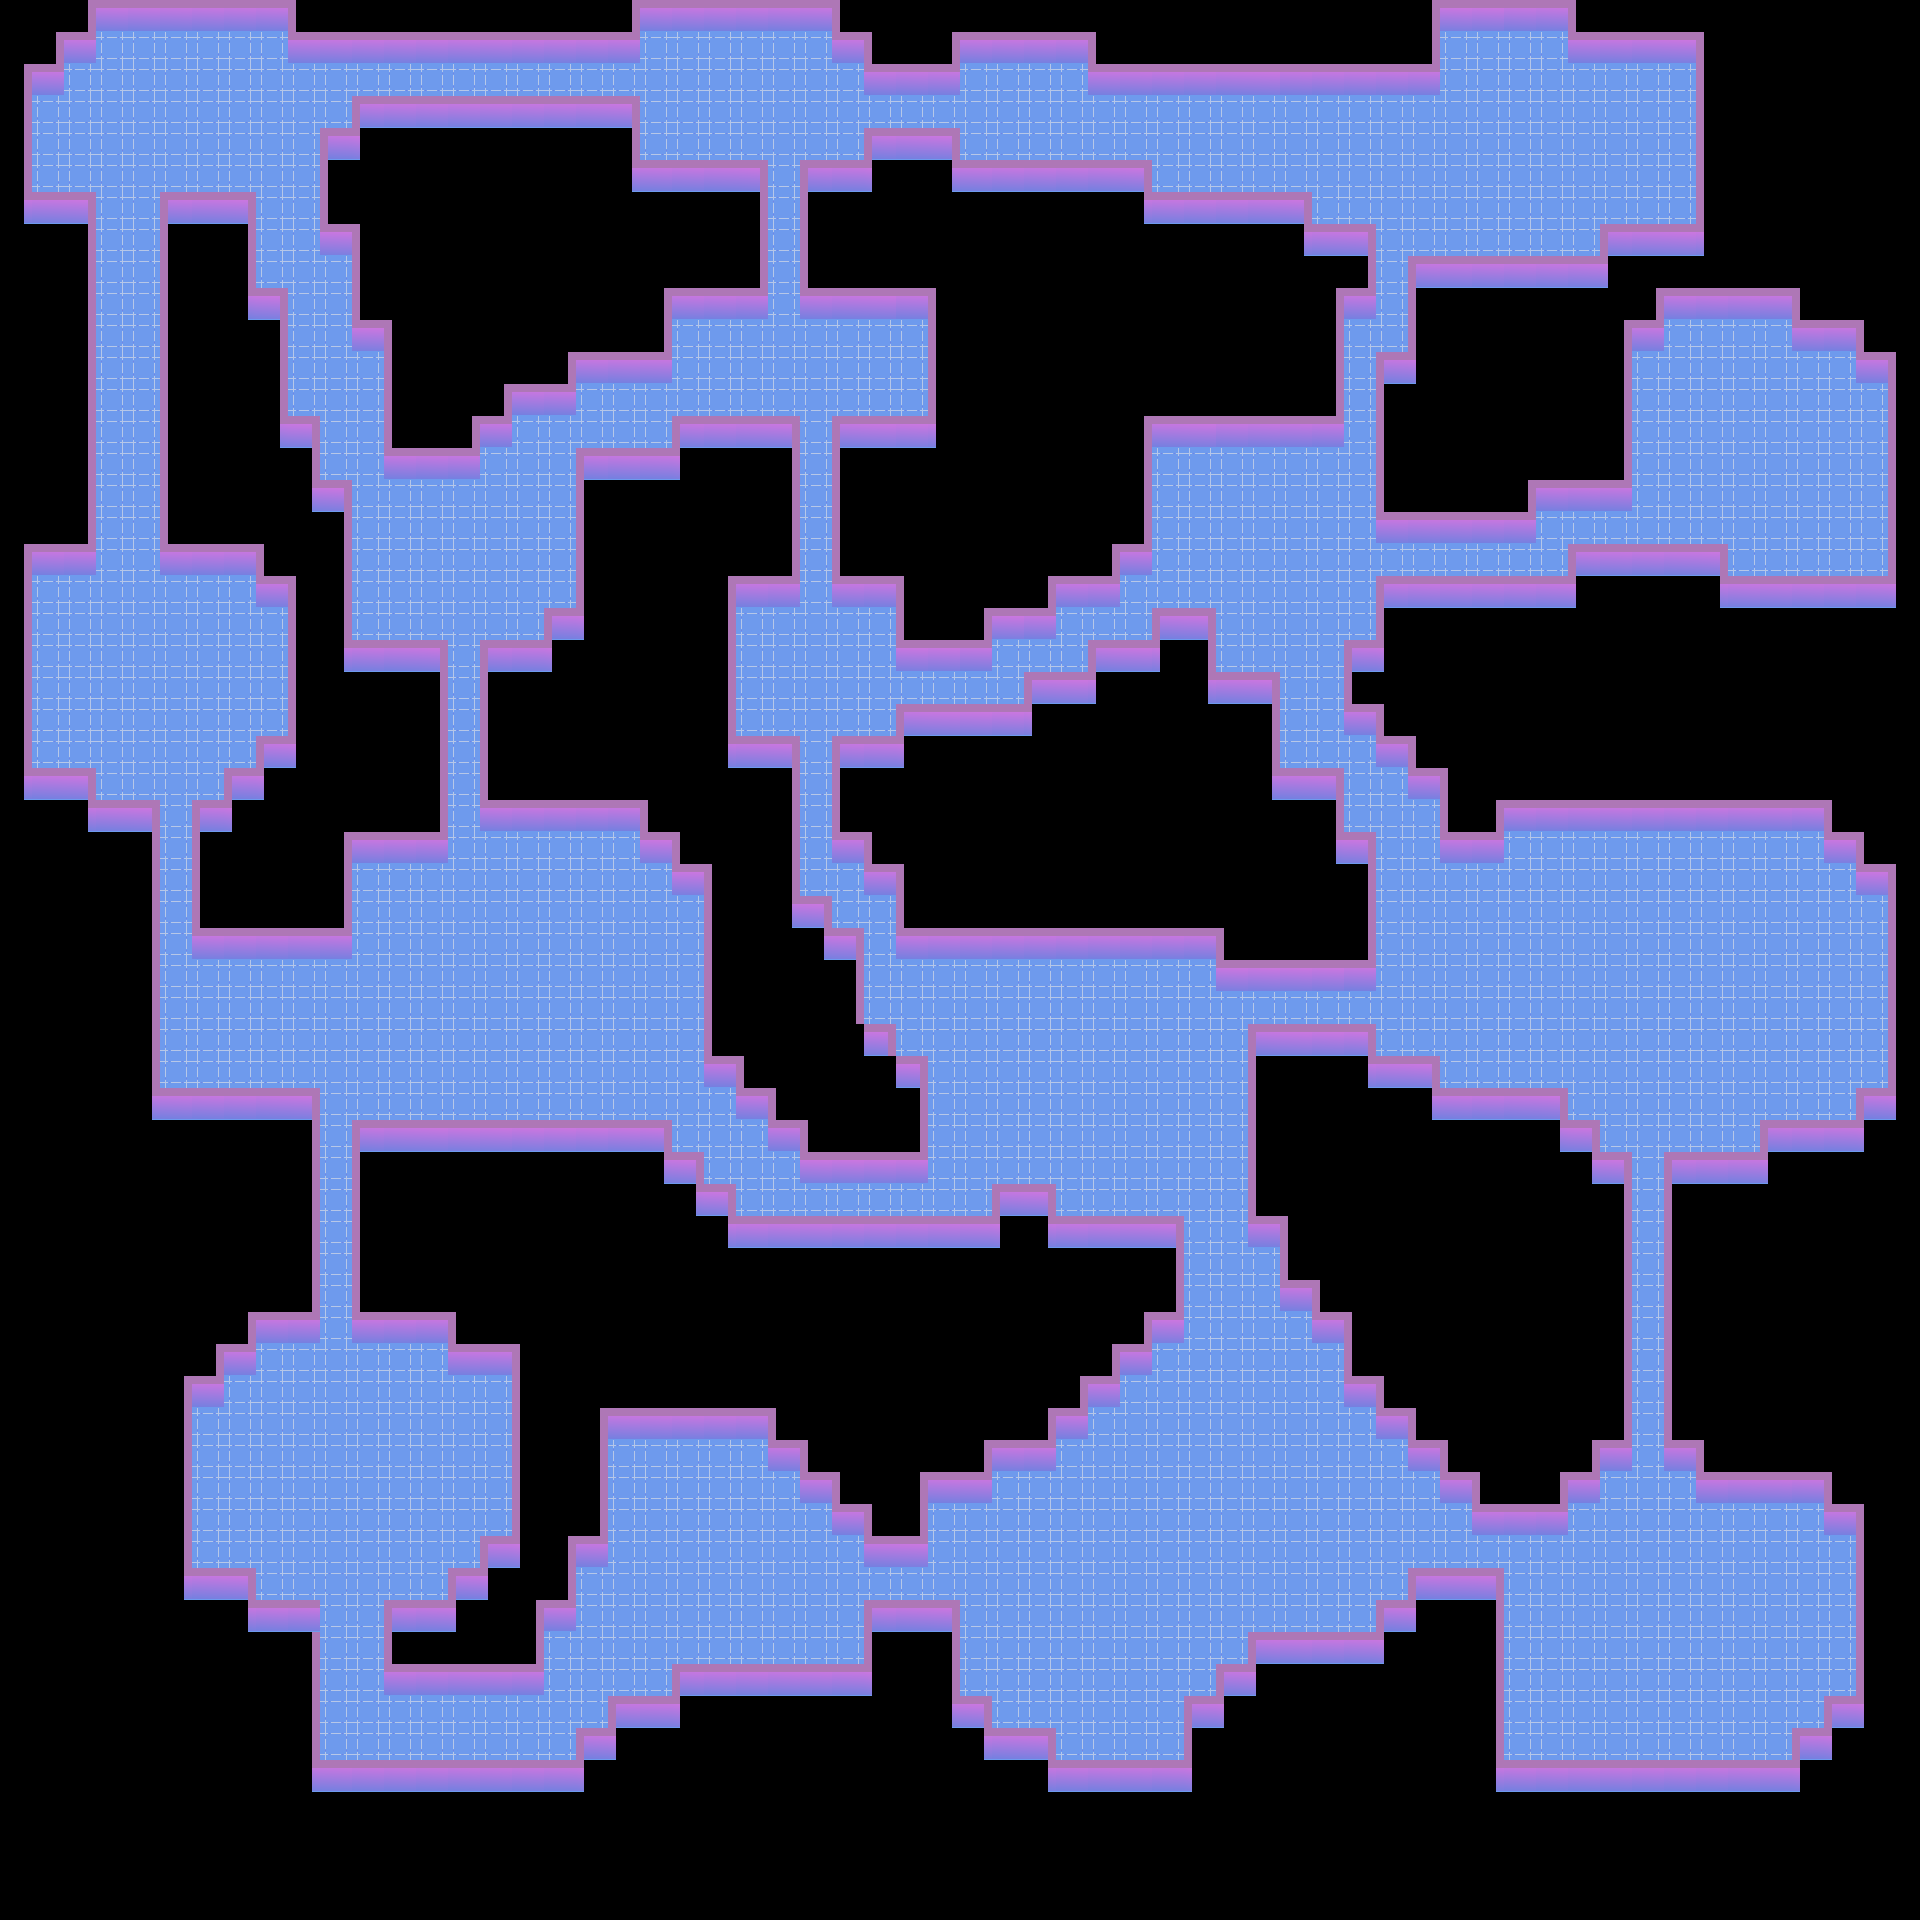

Below is a game level as drawn by its tile map, then a one-line description and the .tmx that defines it (tile-layer data replaced by summaries):
An orthogonal 60x60 tile map with 32x32 px tiles, 2 tile layers (suelo, pared) and 119 objects (20x Mutum, 19x horizontalDoor, 11x Crac, 10x Bob, 10x retractableSpike, ...).

<map version="1.10" tiledversion="1.11.0" orientation="orthogonal" renderorder="right-down" width="60" height="60" tilewidth="32" tileheight="32" infinite="0" nextlayerid="17" nextobjectid="161">
 <editorsettings>
  <export target="mapa_3.json" format="json" />
 </editorsettings>
 <tileset firstgid="1" name="map_tiles3" tilewidth="32" tileheight="32" tilecount="36" columns="6">
  <image source="map_tiles3.png" trans="ff00ff" width="192" height="192" />
  <tile id="0">
   <properties>
    <property name="collides" type="bool" value="true" />
   </properties>
  </tile>
  <tile id="1">
   <properties>
    <property name="collides" type="bool" value="true" />
   </properties>
  </tile>
  <tile id="2">
   <properties>
    <property name="collides" type="bool" value="true" />
   </properties>
  </tile>
  <tile id="3">
   <properties>
    <property name="collides" type="bool" value="true" />
   </properties>
  </tile>
  <tile id="4">
   <properties>
    <property name="collides" type="bool" value="true" />
   </properties>
  </tile>
  <tile id="5">
   <properties>
    <property name="collides" type="bool" value="true" />
   </properties>
  </tile>
  <tile id="6">
   <properties>
    <property name="collides" type="bool" value="true" />
   </properties>
  </tile>
  <tile id="7">
   <properties>
    <property name="collides" type="bool" value="true" />
   </properties>
  </tile>
  <tile id="8">
   <properties>
    <property name="collides" type="bool" value="true" />
   </properties>
  </tile>
  <tile id="9">
   <properties>
    <property name="collides" type="bool" value="true" />
   </properties>
  </tile>
  <tile id="10">
   <properties>
    <property name="collides" type="bool" value="true" />
   </properties>
  </tile>
  <tile id="11">
   <properties>
    <property name="collides" type="bool" value="true" />
   </properties>
  </tile>
  <tile id="14">
   <properties>
    <property name="collides" type="bool" value="true" />
   </properties>
  </tile>
  <tile id="15">
   <properties>
    <property name="collides" type="bool" value="true" />
   </properties>
  </tile>
 </tileset>
 <layer id="2" name="suelo" width="60" height="60">
  <data>[3600 cells, 1294 non-empty, 1 distinct tile ids]</data>
 </layer>
 <layer id="1" name="pared" width="60" height="60">
  <data>[3600 cells, 824 non-empty, 8 distinct tile ids]</data>
 </layer>
 <objectgroup id="3" name="position">
  <object id="28" name="playerPosition" x="784" y="656">
   <point />
  </object>
  <object id="30" name="changeLevel" x="1888" y="416" width="8" height="96" />
  <object id="31" name="PiuPosition" x="732.333" y="114">
   <point />
  </object>
 </objectgroup>
 <objectgroup id="15" name="Objects">
  <object id="158" name="memory" x="480" y="1472">
   <properties>
    <property name="dialog" value="level3Memory1" />
   </properties>
   <point />
  </object>
  <object id="159" name="memory" x="1568" y="1744">
   <properties>
    <property name="dialog" value="level3Memory3" />
   </properties>
   <point />
  </object>
  <object id="160" name="memory" x="1656" y="112">
   <properties>
    <property name="dialog" value="level3Memory2" />
   </properties>
   <point />
  </object>
 </objectgroup>
 <objectgroup id="4" name="Bob">
  <object id="105" name="Bob" x="1192" y="1520">
   <point />
  </object>
  <object id="107" name="Bob" x="1632" y="1608">
   <point />
  </object>
  <object id="108" name="Bob" x="1392" y="816">
   <point />
  </object>
  <object id="109" name="Bob" x="864" y="360">
   <point />
  </object>
  <object id="110" name="Bob" x="544" y="456">
   <point />
  </object>
  <object id="111" name="Bob" x="72" y="704">
   <point />
  </object>
  <object id="112" name="Bob" x="248" y="1536">
   <point />
  </object>
  <object id="113" name="Bob" x="576" y="1680">
   <point />
  </object>
  <object id="115" name="Bob" x="1776" y="496">
   <point />
  </object>
  <object id="116" name="Bob" x="1496" y="160">
   <point />
  </object>
  <object id="127" name="key" x="216" y="600">
   <point />
  </object>
  <object id="128" name="memory3" x="104" y="136">
   <point />
  </object>
  <object id="129" name="memory3" x="1656" y="200">
   <point />
  </object>
 </objectgroup>
 <objectgroup id="6" name="Crac">
  <object id="95" name="Crac" x="400" y="1496">
   <point />
  </object>
  <object id="96" name="Crac" x="712" y="1504">
   <point />
  </object>
  <object id="97" name="Crac" x="576" y="976">
   <point />
  </object>
  <object id="98" name="Crac" x="704" y="344">
   <point />
  </object>
  <object id="99" name="Crac" x="1200" y="496">
   <point />
  </object>
  <object id="100" name="Crac" x="1488" y="912">
   <point />
  </object>
  <object id="101" name="Crac" x="1832" y="952">
   <point />
  </object>
  <object id="102" name="Crac" x="1160" y="1160">
   <point />
  </object>
  <object id="103" name="Crac" x="1000" y="1064">
   <point />
  </object>
  <object id="119" name="Crac" x="1800" y="552">
   <point />
  </object>
  <object id="120" name="Crac" x="1680" y="384">
   <point />
  </object>
 </objectgroup>
 <objectgroup id="7" name="Letus">
  <object id="74" name="Letus" x="184" y="704">
   <point />
  </object>
  <object id="76" name="Letus" x="1056" y="1008">
   <point />
  </object>
  <object id="77" name="Letus" x="1488" y="1016">
   <point />
  </object>
  <object id="78" name="Letus" x="1816" y="1584">
   <point />
  </object>
  <object id="79" name="Letus" x="1560" y="1672">
   <point />
  </object>
  <object id="80" name="Letus" x="1312" y="1560">
   <point />
  </object>
  <object id="81" name="Letus" x="1088" y="1496">
   <point />
  </object>
  <object id="82" name="Letus" x="784" y="1632">
   <point />
  </object>
  <object id="83" name="Letus" x="304" y="1448">
   <point />
  </object>
 </objectgroup>
 <objectgroup id="11" name="RetractablesSpikes">
  <object id="130" name="retractableSpike" x="832" y="864" width="32" height="32" />
  <object id="131" name="retractableSpike" x="720" y="1136" width="32" height="32" />
  <object id="132" name="retractableSpike" x="592" y="1040" width="32" height="32" />
  <object id="133" name="retractableSpike" x="112" y="368" width="32" height="32" />
  <object id="134" name="retractableSpike" x="304" y="336" width="32" height="32" />
  <object id="135" name="retractableSpike" x="1024" y="96" width="32" height="32" />
  <object id="136" name="retractableSpike" x="1152" y="576" width="32" height="32" />
  <object id="138" name="retractableSpike" x="1184" y="1280" width="32" height="32" />
  <object id="139" name="retractableSpike" x="1216" y="1280" width="32" height="32" />
  <object id="140" name="retractableSpike" x="1248" y="1280" width="32" height="32" />
 </objectgroup>
 <objectgroup id="16" name="Statues">
  <object id="142" name="Statue" x="874.667" y="729.333">
   <properties>
    <property name="dir" value="a" />
   </properties>
   <point />
  </object>
 </objectgroup>
 <objectgroup id="13" name="Zaro">
  <object id="90" name="Zaro" x="1824" y="1056">
   <point />
  </object>
  <object id="91" name="Zaro" x="1224" y="1440">
   <point />
  </object>
  <object id="92" name="Zaro" x="1136" y="1656">
   <point />
  </object>
  <object id="93" name="Zaro" x="240" y="1048">
   <point />
  </object>
  <object id="104" name="Zaro" x="1072" y="1080">
   <point />
  </object>
  <object id="117" name="Zaro" x="1472" y="176">
   <point />
  </object>
  <object id="143" name="Zaro" x="656" y="400">
   <point />
  </object>
 </objectgroup>
 <objectgroup id="8" name="Estaka">
  <object id="68" name="Estaka" x="208" y="136">
   <point />
  </object>
  </objectgroup>
 <objectgroup id="9" name="Mutum">
  <!-- 56 objects omitted --></objectgroup>
 <objectgroup id="10" name="Door">
  <!-- 36 objects omitted --></objectgroup>
 <objectgroup id="5" name="rectangle">
  <!-- 8 objects omitted --></objectgroup>
</map>
<!-- 61 of 119 objects omitted -->
